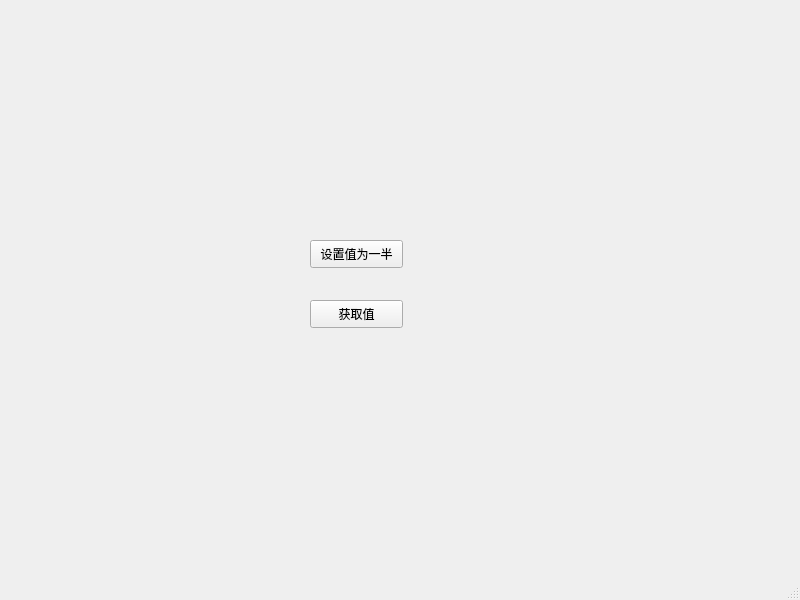
<?xml version="1.0" encoding="UTF-8"?>
<ui version="4.0">
 <class>MainWindow</class>
 <widget class="QMainWindow" name="MainWindow">
  <property name="geometry">
   <rect>
    <x>0</x>
    <y>0</y>
    <width>800</width>
    <height>600</height>
   </rect>
  </property>
  <property name="windowTitle">
   <string>MainWindow</string>
  </property>
  <widget class="QWidget" name="centralwidget">
   <widget class="SmallWidget" name="widget" native="true">
    <property name="geometry">
     <rect>
      <x>200</x>
      <y>0</y>
      <width>331</width>
      <height>171</height>
     </rect>
    </property>
   </widget>
   <widget class="QPushButton" name="btnSet">
    <property name="geometry">
     <rect>
      <x>310</x>
      <y>240</y>
      <width>93</width>
      <height>28</height>
     </rect>
    </property>
    <property name="text">
     <string>设置值为一半</string>
    </property>
   </widget>
   <widget class="QPushButton" name="btnGet">
    <property name="geometry">
     <rect>
      <x>310</x>
      <y>300</y>
      <width>93</width>
      <height>28</height>
     </rect>
    </property>
    <property name="text">
     <string>获取值</string>
    </property>
   </widget>
  </widget>
  <widget class="QMenuBar" name="menubar">
   <property name="geometry">
    <rect>
     <x>0</x>
     <y>0</y>
     <width>800</width>
     <height>26</height>
    </rect>
   </property>
  </widget>
  <widget class="QStatusBar" name="statusbar"/>
 </widget>
 <customwidgets>
  <customwidget>
   <class>SmallWidget</class>
   <extends>QWidget</extends>
   <header location="global">smallwidget.h</header>
   <container>1</container>
  </customwidget>
 </customwidgets>
 <resources/>
 <connections/>
</ui>
